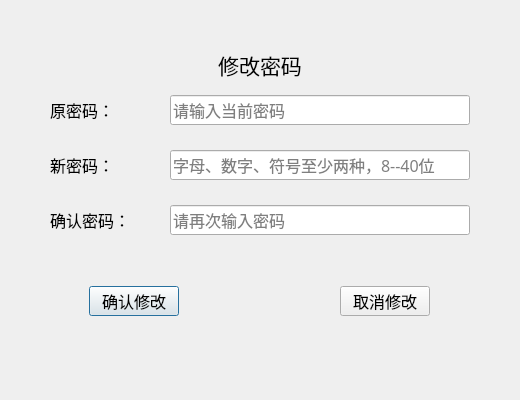
<?xml version="1.0" encoding="UTF-8"?>
<ui version="4.0">
 <class>ChangePasswordDialog</class>
 <widget class="QDialog" name="ChangePasswordDialog">
  <property name="geometry">
   <rect>
    <x>0</x>
    <y>0</y>
    <width>520</width>
    <height>400</height>
   </rect>
  </property>
  <property name="minimumSize">
   <size>
    <width>520</width>
    <height>400</height>
   </size>
  </property>
  <property name="maximumSize">
   <size>
    <width>520</width>
    <height>400</height>
   </size>
  </property>
  <property name="windowTitle">
   <string>Dialog</string>
  </property>
  <widget class="QLabel" name="label">
   <property name="geometry">
    <rect>
     <x>110</x>
     <y>50</y>
     <width>300</width>
     <height>30</height>
    </rect>
   </property>
   <property name="minimumSize">
    <size>
     <width>300</width>
     <height>30</height>
    </size>
   </property>
   <property name="maximumSize">
    <size>
     <width>300</width>
     <height>30</height>
    </size>
   </property>
   <property name="font">
    <font>
     <family>宋体</family>
     <pointsize>16</pointsize>
    </font>
   </property>
   <property name="text">
    <string>修改密码</string>
   </property>
   <property name="alignment">
    <set>Qt::AlignmentFlag::AlignCenter</set>
   </property>
  </widget>
  <widget class="QLabel" name="label_old">
   <property name="geometry">
    <rect>
     <x>50</x>
     <y>95</y>
     <width>90</width>
     <height>30</height>
    </rect>
   </property>
   <property name="minimumSize">
    <size>
     <width>90</width>
     <height>30</height>
    </size>
   </property>
   <property name="maximumSize">
    <size>
     <width>90</width>
     <height>30</height>
    </size>
   </property>
   <property name="font">
    <font>
     <family>宋体</family>
     <pointsize>12</pointsize>
    </font>
   </property>
   <property name="text">
    <string>原密码：</string>
   </property>
  </widget>
  <widget class="QLineEdit" name="lineEdit_oldPassword">
   <property name="geometry">
    <rect>
     <x>170</x>
     <y>95</y>
     <width>300</width>
     <height>30</height>
    </rect>
   </property>
   <property name="minimumSize">
    <size>
     <width>300</width>
     <height>30</height>
    </size>
   </property>
   <property name="maximumSize">
    <size>
     <width>300</width>
     <height>30</height>
    </size>
   </property>
   <property name="font">
    <font>
     <family>宋体</family>
     <pointsize>12</pointsize>
    </font>
   </property>
   <property name="echoMode">
    <enum>QLineEdit::EchoMode::Password</enum>
   </property>
   <property name="placeholderText">
    <string>请输入当前密码</string>
   </property>
  </widget>
  <widget class="QLabel" name="label_2">
   <property name="geometry">
    <rect>
     <x>50</x>
     <y>150</y>
     <width>90</width>
     <height>30</height>
    </rect>
   </property>
   <property name="minimumSize">
    <size>
     <width>90</width>
     <height>30</height>
    </size>
   </property>
   <property name="maximumSize">
    <size>
     <width>90</width>
     <height>30</height>
    </size>
   </property>
   <property name="font">
    <font>
     <family>宋体</family>
     <pointsize>12</pointsize>
    </font>
   </property>
   <property name="text">
    <string>新密码：</string>
   </property>
  </widget>
  <widget class="QLabel" name="label_3">
   <property name="geometry">
    <rect>
     <x>50</x>
     <y>205</y>
     <width>90</width>
     <height>30</height>
    </rect>
   </property>
   <property name="minimumSize">
    <size>
     <width>90</width>
     <height>30</height>
    </size>
   </property>
   <property name="maximumSize">
    <size>
     <width>90</width>
     <height>30</height>
    </size>
   </property>
   <property name="font">
    <font>
     <family>宋体</family>
     <pointsize>12</pointsize>
    </font>
   </property>
   <property name="text">
    <string>确认密码：</string>
   </property>
  </widget>
  <widget class="QLineEdit" name="lineEdit_confirm">
   <property name="geometry">
    <rect>
     <x>170</x>
     <y>205</y>
     <width>300</width>
     <height>30</height>
    </rect>
   </property>
   <property name="minimumSize">
    <size>
     <width>300</width>
     <height>30</height>
    </size>
   </property>
   <property name="maximumSize">
    <size>
     <width>300</width>
     <height>30</height>
    </size>
   </property>
   <property name="font">
    <font>
     <family>宋体</family>
     <pointsize>12</pointsize>
    </font>
   </property>
   <property name="echoMode">
    <enum>QLineEdit::EchoMode::Password</enum>
   </property>
   <property name="placeholderText">
    <string>请再次输入密码</string>
   </property>
  </widget>
  <widget class="QLineEdit" name="lineEdit_password">
   <property name="geometry">
    <rect>
     <x>170</x>
     <y>150</y>
     <width>300</width>
     <height>30</height>
    </rect>
   </property>
   <property name="minimumSize">
    <size>
     <width>300</width>
     <height>30</height>
    </size>
   </property>
   <property name="maximumSize">
    <size>
     <width>300</width>
     <height>30</height>
    </size>
   </property>
   <property name="font">
    <font>
     <family>宋体</family>
     <pointsize>12</pointsize>
    </font>
   </property>
   <property name="echoMode">
    <enum>QLineEdit::EchoMode::Password</enum>
   </property>
   <property name="placeholderText">
    <string>字母、数字、符号至少两种，8--40位</string>
   </property>
  </widget>
  <widget class="QWidget" name="layoutWidget">
   <property name="geometry">
    <rect>
     <x>89</x>
     <y>285</y>
     <width>341</width>
     <height>32</height>
    </rect>
   </property>
   <layout class="QHBoxLayout" name="horizontalLayout">
    <item>
     <widget class="QPushButton" name="pushButton_confirmPassword">
      <property name="minimumSize">
       <size>
        <width>90</width>
        <height>30</height>
       </size>
      </property>
      <property name="maximumSize">
       <size>
        <width>90</width>
        <height>30</height>
       </size>
      </property>
      <property name="font">
       <font>
        <family>宋体</family>
        <pointsize>12</pointsize>
       </font>
      </property>
      <property name="text">
       <string>确认修改</string>
      </property>
     </widget>
    </item>
    <item>
     <spacer name="horizontalSpacer">
      <property name="orientation">
       <enum>Qt::Orientation::Horizontal</enum>
      </property>
      <property name="sizeHint" stdset="0">
       <size>
        <width>40</width>
        <height>20</height>
       </size>
      </property>
     </spacer>
    </item>
    <item>
     <widget class="QPushButton" name="pushButton_cancel">
      <property name="minimumSize">
       <size>
        <width>90</width>
        <height>30</height>
       </size>
      </property>
      <property name="maximumSize">
       <size>
        <width>90</width>
        <height>30</height>
       </size>
      </property>
      <property name="font">
       <font>
        <family>宋体</family>
        <pointsize>12</pointsize>
       </font>
      </property>
      <property name="text">
       <string>取消修改</string>
      </property>
     </widget>
    </item>
   </layout>
  </widget>
 </widget>
 <tabstops>
  <tabstop>lineEdit_oldPassword</tabstop>
  <tabstop>lineEdit_password</tabstop>
  <tabstop>lineEdit_confirm</tabstop>
  <tabstop>pushButton_confirmPassword</tabstop>
  <tabstop>pushButton_cancel</tabstop>
 </tabstops>
 <resources/>
 <connections/>
</ui>
